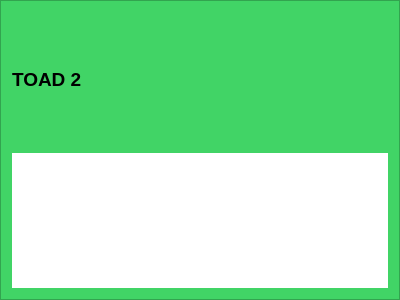
<?xml version="1.0" encoding="UTF-8"?>
<ui version="4.0">
 <class>toad_frame_2</class>
 <widget class="QFrame" name="toad_frame_2">
  <property name="geometry">
   <rect>
    <x>0</x>
    <y>0</y>
    <width>400</width>
    <height>300</height>
   </rect>
  </property>
  <property name="windowTitle">
   <string>Frame</string>
  </property>
  <property name="styleSheet">
   <string notr="true">background-color: rgb(65, 212, 102);</string>
  </property>
  <property name="frameShape">
   <enum>QFrame::StyledPanel</enum>
  </property>
  <property name="frameShadow">
   <enum>QFrame::Raised</enum>
  </property>
  <layout class="QVBoxLayout" name="verticalLayout">
   <item>
    <widget class="QLabel" name="title_label">
     <property name="font">
      <font>
       <pointsize>14</pointsize>
       <weight>75</weight>
       <bold>true</bold>
      </font>
     </property>
     <property name="text">
      <string>TOAD 2</string>
     </property>
    </widget>
   </item>
   <item>
    <widget class="toad_frame" name="widget">
     <property name="autoFillBackground">
      <bool>false</bool>
     </property>
     <property name="styleSheet">
      <string notr="true">background-color: rgb(255, 255, 255);</string>
     </property>
    </widget>
   </item>
  </layout>
 </widget>
 <customwidgets>
  <customwidget>
   <class>toad_frame</class>
   <extends>QFrame</extends>
   <header>toad_frame</header>
   <container>1</container>
  </customwidget>
 </customwidgets>
 <resources/>
 <connections/>
</ui>
